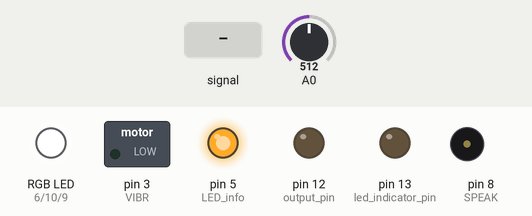
Simulated run of this sketch. Board: Arduino Uno, built with avr-gcc and run on an emulated ATmega328P. Shown: switched loads named in the sketch (green lamp = pin HIGH), an RGB LED mixed from three pins (HIGH = lit), output pins drawn as LEDs (lit = HIGH), buzzer (waves = sounding). Inputs (shaded band) come from the test bench; at power-on: A0 = 512. Random numbers use the default seed unless the sketch sets one.

Above: at 4.8 s.
4.9 s: A0 fed a 200 Hz sine of ±81 counts around its level
At 5.44 s:
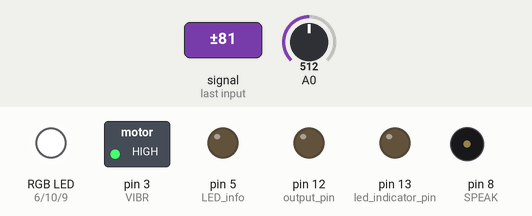
At 6.3 s:
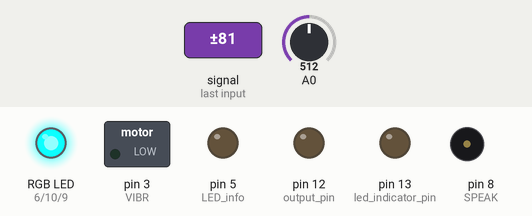
Timing chart, 0 to 36.2 s (numbered marks = the images above; inputs shaded):
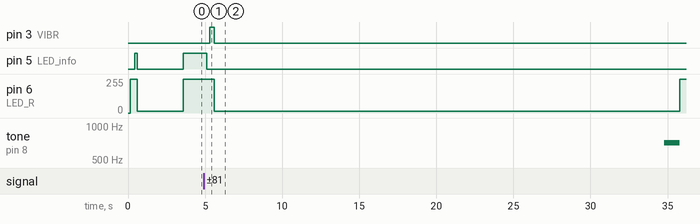

Measured:
- after the input at 4.9 s, pin 3 (VIBR): LOW → HIGH after 0.39 s, → LOW 0.30 s later; pin 5 (LED_info): HIGH → LOW after 0.19 s; pin 6 (LED_R): 255/255 → 12/255 after 0.69 s, → 255/255 30.2 s later; tone on pin 8 (SPEAK): silent → 713 Hz after 29.9 s, → silent 1.0 s later

The sketch:

DAO_SoundApprox1.00ONE_IN_DB.ino
```cpp
#include <elapsedMillis.h>

/*OTHERING MACHINES v.3.00 alternativer Code #1:
  14.11.2018
   ein Zufallswert in dB
   incoming freq dividable --> respond incomingFrequency
   incoming freq NOT dividable --> respond own, but replace
   random start values: 100-3000, not forced-dividable by 20
   ampThreshold = 20
   beep duration = 1000

   TODO: Farbkombination aus R und B ermöglichen

  !!---Conversion of float to int in modulo might be cause for errors!---!!


   Voltages need to be checked and translated to 8-bit
   CHECK FOR TESTS WETHER BATTERY OR USB POWERED! might have an influence on voltage/sensitivity


   for the course 'Digital Artifactual Objections' held in the summer term 2017 at HfK Bremen
   by David Unland

  based on the Code by Amanda Ghassaei (see below)*/


//generalized wave freq detection with 38.5kHz sampling rate and interrupts
//by Amanda Ghassaei
//https://www.instructables.com/id/Arduino-Frequency-Detection/
//Sept 2012

/*
   This program is free software; you can redistribute it and/or modify
   it under the terms of the GNU General Public License as published by
   the Free Software Foundation; either version 3 of the License, or
   (at your option) any later version.
   INPUT = ANALOG PIN 0
   for sensitivity/realiability adjustments, alter slopeTol, timerTol, ampThreshold
*/


//--------------------------------------variables for decision whether you have a match
byte noMatch = 0;//counts how many non-matches you've received to reset variables if it's been too long
byte slopeTol = 3;//slope tolerance- higher for steep waves
int timerTol = 15;//timer tolerance- low for complicated waves/higher resolution

//---------------------------------------variables for amp detection
unsigned int ampTimer = 0;
byte maxAmp = 0;
byte checkMaxAmp;
byte ampThreshold = 20;//raise if you have a very noisy signal
byte midpoint = 127;


//------------------------------------OUTPUT PINS:
const int LED_info = 5;
const int LED_R = 6;
const int LED_G = 10;
const int LED_B = 9;
const int VIBR = 3;
const int SPEAK = 8;

//------------------------------------reaction and behavior
float myTone;
elapsedMillis now = 0;
int freqTol = 50;
unsigned long respondFactor; //will be declared after randomSeed is set
unsigned long waitFactor; //will be declared after randomSeed is set
boolean listen = true;
//LED intensity
float red;
float green;
float blue;
float redAb = 0;
float blueAb = 0;
float greenAb = 0;
float abTot = 0; //total abundancy of frequencies in database
boolean ledState = LOW;
int subsideAfterReaction = 20000;

//------------------------------------database variables
//const int dbLength = 3;
const int dbLength = 1;
int db[dbLength];
int ab[dbLength];
boolean dataExists = false;

//------------------------------------clipping indicator variables
boolean clipping = 0;

//------------------------------------data storage variables
byte newData = 0;
byte prevData = 0;
unsigned int time = 0;//keeps time and sends values to store in timer[] occasionally
int timer[10];//sstorage for timing of events
int slope[10];//storage for slope of events
unsigned int totalTimer;//used to calculate period
unsigned int period;//storage for period of wave
byte index = 0;//current storage index
float frequency;//storage for frequency calculations
int maxSlope = 0;//used to calculate max slope as trigger point
int newSlope;//storage for incoming slope data
boolean periodFound = false;

////------------------------------------smoothing data
const int medianLength = 9;
float median[medianLength];


//-------------------------------------------------------------------------------------------------------------
//-----------------------------------------------SETUP---------------------------------------------------------
//-------------------------------------------------------------------------------------------------------------
void setup()
{
  //-----------------------------------------------waiting time and pinout
  //Serial.begin(115200);
  randomSeed(analogRead(0));
  respondFactor = random(100, 201); //that is a factor of 0.1 to 0.2 seconds
  waitFactor = respondFactor * 600; //time to pass before timedStatement

  pinMode(13, OUTPUT); //led indicator pin
  pinMode(12, OUTPUT); //output pin
  pinMode(SPEAK, OUTPUT); //speaker tone out
  pinMode(LED_info, OUTPUT);
  pinMode(LED_R, OUTPUT);
  pinMode(LED_G, OUTPUT);
  pinMode(LED_B, OUTPUT);
  pinMode(VIBR, OUTPUT); //for vibrationmotor --> negative reaction

  //-----------------------------------------------LED startup check
  now = 0;
  analogWrite(LED_R, 0);
  while (now < 150) {
    //do nothing
  }
  digitalWrite(LED_R, 255);
  now = 0;
  analogWrite(LED_G, 0);
  while (now < 150) {
    //do nothing
  }
  digitalWrite(LED_G, 255);
  now = 0;
  analogWrite(LED_B, 0);
  while (now < 150) {
    //do nothing
  }
  digitalWrite(LED_B, 255);
  now = 0;
  digitalWrite(LED_info, HIGH);
  while (now < 150) {
    //do nothing
  }
  digitalWrite(LED_info, LOW);

  //-----------------------------------------------fill and print database
  //1. fills database
  //2. lights RGB for 3s
  //Serial.print("initial dB entry = ");
  //generate single random entry dividable by 20
  myTone = int(random(100, 3001));
  /*while (int(myTone) % 20 != 0) {
    myTone++;
    }*/
  //Serial.println(db[0]);
  /*if (myTone >= 0 && myTone < 1500) {
    pinMode(LED_R, OUTPUT);
    }
    if (myTone >= 750 && myTone < 2250) {
    pinMode(LED_G, OUTPUT);
    }
    if (myTone >= 1250 && myTone < 2750) {
    pinMode(LED_B, OUTPUT);
    }*/
  lightRGB();
  now = 0;
  while (now < 3000) {
    //do nothing / light LED
  }
  unlightRGB();


  //------------------------------------------------------------------------------------------------------------------
  //-----------------------------------------------INTERRUPTS---------------------------------------------------------
  //------------------------------------------------------------------------------------------------------------------
  cli();//disable interrupts

  //set up continuous sampling of analog pin 0 at 38.5kHz

  //clear ADCSRA and ADCSRB registers
  ADCSRA = 0;
  ADCSRB = 0;

  ADMUX |= (1 << REFS0); //set reference voltage
  ADMUX |= (1 << ADLAR); //left align the ADC value- so we can read highest 8 bits from ADCH register only

  ADCSRA |= (1 << ADPS2) | (1 << ADPS0); //set ADC clock with 32 prescaler- 16mHz/32=500kHz
  ADCSRA |= (1 << ADATE); //enabble auto trigger
  ADCSRA |= (1 << ADIE); //enable interrupts when measurement complete
  ADCSRA |= (1 << ADEN); //enable ADC
  ADCSRA |= (1 << ADSC); //start ADC measurements

  sei();//enable interrupts
}

ISR(ADC_vect) {//when new ADC value ready

  if (listen) {

    PORTD |= B00100000; //set pin 5 high
    //PORTB &= B11101111;//set pin 12 low
    prevData = newData;//store previous value
    newData = ADCH;//get value from A0
    if (prevData < midpoint && newData >= midpoint) { //if increasing and crossing midpoint
      newSlope = newData - prevData;//calculate slope
      if (abs(newSlope - maxSlope) < slopeTol) { //if slopes are ==
        //record new data and reset time
        slope[index] = newSlope;
        timer[index] = time;
        time = 0;
        if (index == 0) { //new max slope just reset
          //PORTB |= B00010000;//set pin 12 high
          noMatch = 0;
          index++;//increment index
        }
        else if (abs(timer[0] - timer[index]) < timerTol && abs(slope[0] - newSlope) < slopeTol) { //if timer duration and slopes match
          //sum timer values
          totalTimer = 0;
          for (byte i = 0; i < index; i++) {
            totalTimer += timer[i];
          }
          period = totalTimer;//set period
          periodFound = true;
          //reset new zero index values to compare with
          timer[0] = timer[index];
          slope[0] = slope[index];
          index = 1;//set index to 1
          //PORTB |= B00010000;//set pin 12 high
          noMatch = 0;
        }
        else { //crossing midpoint but not match
          index++;//increment index
          if (index > 9) {
            reset();
          }
        }
      }
      else if (newSlope > maxSlope) { //if new slope is much larger than max slope
        maxSlope = newSlope;
        time = 0;//reset clock
        noMatch = 0;
        index = 0;//reset index
      }
      else { //slope not steep enough
        noMatch++;//increment no match counter
        if (noMatch > 9) {
          reset();
        }
      }
    }

    //    if (newData == 0 || newData == 1023) { //if clipping
    //      //PORTB |= B00100000;//set pin 13 high- turn on clipping indicator led
    //      clipping = 1;//currently clipping
    //    }

    time++;//increment timer at rate of 38.5kHz

    //printing frequency only of signal loud enough
    ampTimer++;//increment amplitude timer
    if (abs(midpoint - ADCH) > maxAmp) {
      maxAmp = abs(midpoint - ADCH);
    }
    if (ampTimer == 1000) {
      //Serial.println("ampTimer refreshed");
      ampTimer = 0;
      checkMaxAmp = maxAmp;
      maxAmp = 0;
      periodFound = false;
    }
  }
}
//------------------------------------------------------------------------------------------------------------------
//------------------------------------------------FUNCTIONS---------------------------------------------------------
//------------------------------------------------------------------------------------------------------------------


//-----------------------------------------------Frequency Detection
void reset() { //clear out some variables
  index = 0;//reset index
  noMatch = 0;//reset match counter
  maxSlope = 0;//reset slope
  time = 0;
  checkMaxAmp = 0;
  maxAmp = 0;
}


//void checkClipping() { //manage clipping indicator LED
//  if (clipping) { //if currently clipping
//    PORTB &= B11011111;//turn off clipping indicator led
//    clipping = 0;
//  }
//}


//-----------------------------------------------sortFloat
void sortFloat(float a[], int size) {
  for (int i = 0; i < (size - 1); i++) {
    for (int o = 0; o < (size - (i + 1)); o++) {
      if (a[o] > a[o + 1]) {
        float t = a[o];
        a[o] = a[o + 1];
        a[o + 1] = t;
      }
    }
  }
}


//-----------------------------------------------sortDatabase
/*void sortDatabase(int a[], int size) {
  for (int i = 0; i < (size - 1); i++) {
    for (int o = 0; o < (size - (i + 1)); o++) {
      if (a[o] > a[o + 1]) {
        float t = a[o];
        float b = ab[o]; //abundancy array
        a[o] = a[o + 1];
        ab[o] = ab[o + 1];
        a[o + 1] = t;
        ab[o + 1] = b;
      }
    }
  }
  //printDatabase();
  }
*/

//-----------------------------------------------do Nothing
void doNothing(unsigned long waitingTime) {
  now = 0;
  //Serial.print("do nothing: ");
  //Serial.println(waitingTime);
  while (now < waitingTime) {
    //do nothing
  }
}

//-----------------------------------------------do Nothing
void subside(unsigned long waitingTime) {
  now = 0;
  boolean blinky = false;
  while (now < waitingTime)
  {
    if (now % 2000 == 0)
    {
      if (blinky)
      {
        digitalWrite(LED_info, HIGH);
        delay(200);
        digitalWrite(LED_info, LOW);
        blinky = false;
      } else
      {
        blinky = true;
      }
    }
  }
  digitalWrite(LED_info, LOW);
}

//-----------------------------------------------timed sound emission
//1. play (random from database) and light RGB
//2. wait 4s
void timedStatement() {
  int playTimed = db[int(random(0, dbLength))];
  lightRGB();
  now = 0;
  while (now < 1000) {
    tone(SPEAK, playTimed, 10);
    //if (millis() % 200 == 0) {
    //Serial.print(" ..emitting most frequent tone = ");
    //Serial.print(playTimed);
    //}
  }
  //reset();
  //Serial.println();
  unlightRGB();
  doNothing(4000); //this is used to avoid self-referential loop?
}

//-----------------------------------------------Light LED:
void lightRGB()
{
  //format int = abs(deviation)*(current sink (max=255) / maxDeviation)
  //--> the greater the deviation, the higher the current sink)
  float red = (myTone - 750) * 255 / 750;
  float green = (myTone - 1500) * 255 / 750;
  float blue = (myTone - 2250) * 255 / 750;

  analogWrite(LED_R, min(255, abs(red)));
  analogWrite(LED_G, min(255, abs(green)));
  analogWrite(LED_B, min(255, abs(blue)));

}

//-----------------------------------------------Unlight LED
//sets all colors to 0
void unlightRGB() {

  digitalWrite(LED_R, HIGH);
  digitalWrite(LED_G, HIGH);
  digitalWrite(LED_B, HIGH);
}

//-----------------------------------------------positive Reaction
//lights RGB-LED until waiting time exceeded,
//then emits same as heard
//subsiding: no lights
void positiveReaction(int incomingFrequency)
{
  lightRGB();
  doNothing(waitFactor);
  unlightRGB();

  now = 0;
  while (now < 1000) {
    tone(SPEAK, incomingFrequency, 10);
  }
  //reset();

  subside(subsideAfterReaction);
}

//-----------------------------------------------Negative Reaction
//1. instant vibrate
//2. waiting time: light RGB
//3. LEDs off, play tone
//4. subsiding: no lights
void negativeReaction(int incomingFrequency, unsigned long wait)
{
  //vibrate:
  now = 0;
  while (now < 200) {}
  now = 0;
  while (now < 300) {
    digitalWrite(VIBR, HIGH);
  }
  digitalWrite(VIBR, LOW);

  //waiting time
  lightRGB();
  doNothing(wait);
  unlightRGB();

  //play tone:
  lightRGB();
  now = 0;
  while (now < 1000)
  {
    tone(SPEAK, myTone, 10);
  }
  //reset();
  myTone = incomingFrequency;
  unlightRGB();

  //subsiding time
  subside(subsideAfterReaction);
}

//------------------------------------------------------------------------------------------------------------------
//-----------------------------------------------------LOOP---------------------------------------------------------
//------------------------------------------------------------------------------------------------------------------
//1. constant RGB off
//2. timed emission, if millis dividable by waitFactor
//3. check for amplitude- and period-trigger
//(3.1. react accordingly)
//(3.2. clear variables, wait)
void loop()
{
  //checkClipping();

  if (listen) {
    PORTD |= B00100000; //set pin 5 high
  } else
  {
    PORTD &= B11011111; //set pin 5 low
  }

  //unlightRGB();

  if (millis() % (waitFactor) <= 300)
  {
    digitalWrite(LED_info, LOW);
    listen = false;
    timedStatement();
    listen = true;
    digitalWrite(LED_info, HIGH);
  }

  if (checkMaxAmp > ampThreshold && periodFound)
  {
    for (int i = 0; i < medianLength; i++) {
      frequency = 38462 / float(period); //calculate frequency timer rate/period
      median[i] = frequency;
      delay(10);
      sortFloat(median, medianLength);
    }
    //Serial.println();
    //Serial.print("new median = ");
    //Serial.println(median[4]);
    listen = false;
    digitalWrite(LED_info, LOW);
    dataExists = false;
    //if (median[4] >= 300 && median[4] <= 2400)
    //if (median[4] <= 2800)
    //{
    if (int(median[4]) % int(myTone) <= 20 || int(myTone) % int(median[4]) <= 20) //observe this for possible conversion errors!
    {
      positiveReaction(median[4]);
    } else
    if (int(median[4]) % int(myTone) >= 20 || int(myTone) % int(median[4]) >= 20)
    {
      unsigned int wait;
      if (median[4] > myTone)
      {
        wait = median[4] - myTone * respondFactor;
      }
      else
      {
        wait = myTone - median[4] * respondFactor;
      }
      negativeReaction(median[4], wait);
    }

    //reset all values to avoid self-recording:
    //reset();
    //time = 0;//reset clock
    //noMatch = 0;
    index = 0;//reset index
    maxAmp = 0;
    checkMaxAmp = 0;
    ampTimer = 0;

    doNothing(3000);
    //}
    listen = true;
  }


  if (millis() % 200 <= 10)
  {
    if (millis() % 30000 <= 200)
    {
      /*now = 0;
        digitalWrite(LED_R, HIGH);
        while (now < 150) {
        //do nothing
        }
        digitalWrite(LED_R, LOW);
        now = 0;
        digitalWrite(LED_G, HIGH);
        while (now < 150) {
        //do nothing
        }
        digitalWrite(LED_G, LOW);
        now = 0;
        digitalWrite(LED_B, HIGH);
        while (now < 150) {
        //do nothing
        }
        digitalWrite(LED_B, LOW);
        now = 0;
        digitalWrite(LED_info, HIGH);
        while (now < 150) {
        //do nothing
        }
        digitalWrite(LED_info, LOW);

        myTone = int(random(100, 2751));

        if (myTone >= 0 && myTone < 1500) {
        analogWrite(LED_R, 255);
        }
        if (myTone >= 750 && myTone < 2250) {
        analogWrite(LED_G, 255);
        }
        if (myTone >= 1250 && myTone < 2750) {
        analogWrite(LED_B, 255);
        }
        lightRGB();
        now = 0;
        while (now < 3000) {
        //do nothing / light LED
        }
        unlightRGB();*/
    }
  }
}
```
